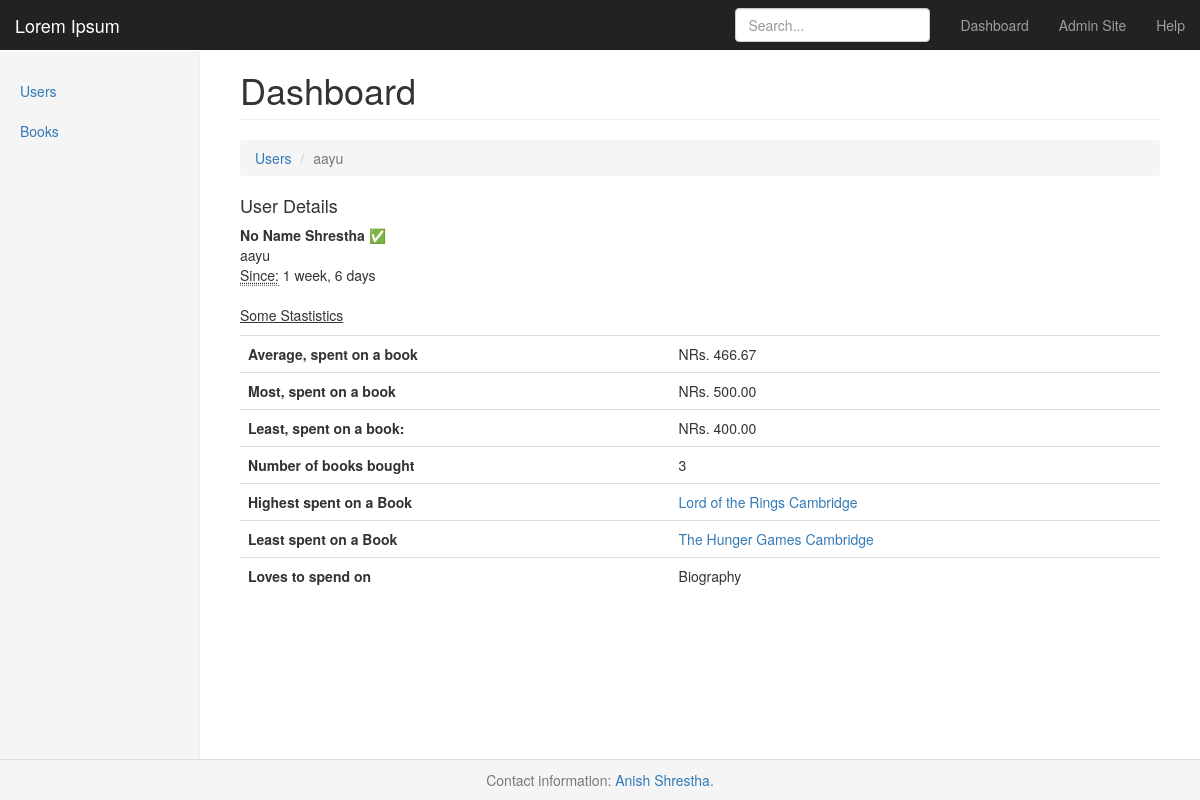
Before: /1/ with the older database file.
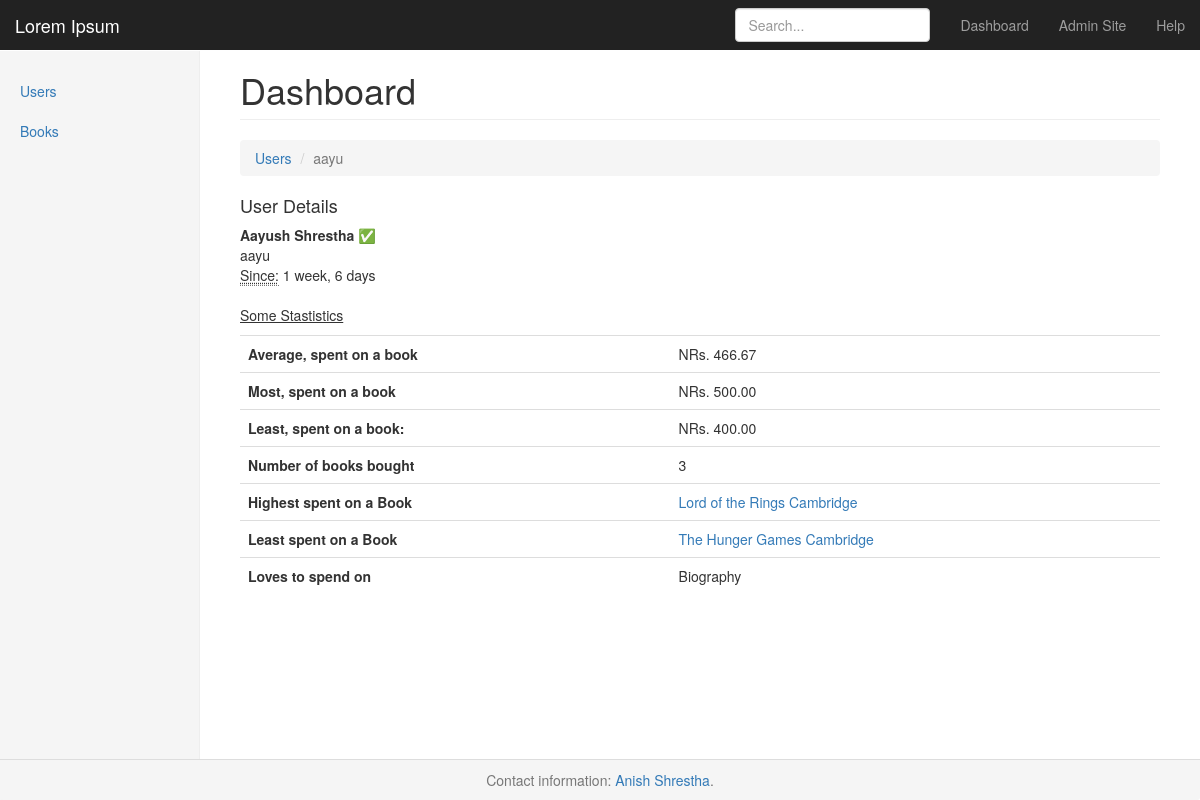
After: the same page with the newer database file.
### users/models.py (models this page shows, shortened)
class AayuUser(AbstractUser):
    image = models.ImageField(
        _("Image"),
        upload_to=get_image_path,
        blank=True,
        null=True
    )
    def get_list_absolute_url(self):
        return reverse("users:list")
    def get_books_bought(self, category=None):
        q = self.books_bought.all()
        if category is not None:
            q = q.filter(category=category)
        if not q.exists():
            raise ValueError
        return q
    def books_bought_average_price(self, category=None):
        try:
            return "%.2f" % self.get_books_bought(category=category).aggregate(avg_price=Avg('price'))['avg_price']
        except ValueError:
            return 0
    def books_bought_minimum_price(self, category=None):
        try:
            return "%.2f" % self.get_books_bought(category=category).aggregate(min_price=Min('price'))['min_price']
        except ValueError:
            return 0
    def books_bought_maximum_price(self, category=None):
        try:
            return "%.2f" % self.get_books_bought(category=category).aggregate(max_price=Max('price'))['max_price']
        except ValueError:
            return 0
    def costliest_bought_book(self, category=None):
        try:
            return self.get_books_bought(category=category).order_by('price').last()
        except ValueError:
            return
    def cheapest_bought_book(self, category=None):
        try:
            return self.get_books_bought(category=category).order_by('-price').last()
        except ValueError:
            return
    def books_bought_count(self, category=None):
        try:
            return self.get_books_bought(category=category).count()
        except ValueError:
            return 0
    def loved_category(self):
        try:
            loved = self.get_books_bought().\
                values('category').annotate(cat_count=Count('category')).\
                values('category', 'cat_count').order_by('-cat_count')[0]['category']
            loved = Book.get_category(loved)
        except ValueError:
            return
        return loved
    class Meta:
        swappable = "AUTH_USER_MODEL"

### books/models.py (models this page shows, shortened)
class Book(models.Model):
    CATEGORY_CHOICES = (
        (CATEGORY.adventure, _("adventure")),
        (CATEGORY.horror, _("horror")),
        (CATEGORY.fiction, _("fiction")),
        (CATEGORY.science, _("science")),
        (CATEGORY.biography, _("biography"))
    )
    isbn = models.CharField(_("ISBN"), max_length=64)
    name = models.CharField(_("Name"), max_length=512)
    pages = models.PositiveIntegerField(
        _("Page Count"),
        validators=[
            MinValueValidator(1, "Should have at least a page")
        ]
    )
    price = models.FloatField(
        _("Price"),
        validators=[
            MinValueValidator(1, "Price can't be less than 1")
        ]
    )
    category = models.PositiveSmallIntegerField(
        _("Category"),
        choices=CATEGORY_CHOICES,
        blank=False,
        null=False
    )
    publisher = models.ForeignKey(
        "books.Publisher",
        on_delete=models.CASCADE,
        related_name="books"
    )
    bought_by = models.ManyToManyField("users.AayuUser",
                                       related_name="books_bought")
    @classmethod
    def get_category(cls, ind):
        return list(filter(lambda x: x[0] == ind, cls.CATEGORY_CHOICES))[0][1]
    objects = BookManager()
    def get_absolute_url(self):
        return reverse("books:detail", kwargs=dict(pk=self.pk))
    def __str__(self):
        return f"{self.name} {self.publisher.name}"

class Publisher(models.Model):
    name = models.CharField(_("Name"), max_length=255)
    contact = models.CharField(_("Contact"), max_length=512)
    phone = models.CharField(
        _("Phone"),
        max_length=16,
        validators=[PHONE_REGEX]
    )

### users/views.py (the view)
# urls.py: path('<int:pk>/', UserDetailView.as_view(), name='detail'),
class UserDetailView(DetailView):
    template_name = "user_detail.html"
    queryset = User.objects.all()

### users/templates/user_detail.html (shortened to what this page needs)
{% extends 'base.html' %}
{% block breadcrumb %}
    <li><a href={{ object.get_list_absolute_url }}>Users</a></li>
    <li class="active">{{ object.username }}</li>
{% endblock %}
{% block content %}
    <h4> User Details </h4>
    <p>
    <address>
    <strong>{{ object.first_name | default:"No Name" }} {{ object.last_name }}</strong>
        {% if object.is_active %}
          &#9989
        {% else %}
          &#10060
        {% endif %}
        <br>
    {{ object.username }}<br>
    <abbr title="Time elapsed since joined">Since:</abbr> {{ object.date_joined | timesince }}
    </address>
    </p>
    <p><u>Some Stastistics</u></p>
    <table class="table table-borderless">
    <tbody>
        <tr>
            <th scope="col">Average, spent on a book</th>
            <td scope="col">NRs. {{ object.books_bought_average_price }}</td>
        </tr>
        <tr>
            <th scope="col">Most, spent on a book</th>
            <td scope="col">NRs. {{ object.books_bought_maximum_price }}</td>
        </tr>
        <tr>
            <th scope="col">Least, spent on a book:</th>
            <td scope="col">NRs. {{ object.books_bought_minimum_price }}</td>
        </tr>
        <tr>
            <th scope="col">Number of books bought</th>
            <td scope="col">{{ object.books_bought_count }}</td>
        </tr>
        <tr>
            <th scope="col">Highest spent on a Book</th>
            <td scope="col"><a href="{{ object.costliest_bought_book.get_absolute_url }}">{{ object.costliest_bought_book }}</a></td>
        </tr>
        <tr>
            <th scope="col">Least spent on a Book</th>
            <td scope="col"><a href="{{ object.costliest_bought_book.get_absolute_url }}">{{ object.cheapest_bought_book }}</a></td>
        </tr>
        <tr>
            <th scope="col">Loves to spend on</th>
            <td scope="col">{{ object.loved_category | title }}</td>
        </tr>
    </tbody>
    </table>
{% endblock %}

Changed rows visible on the page:
changed AayuUser "aayu": first_name "No Name" → "Aayush"
